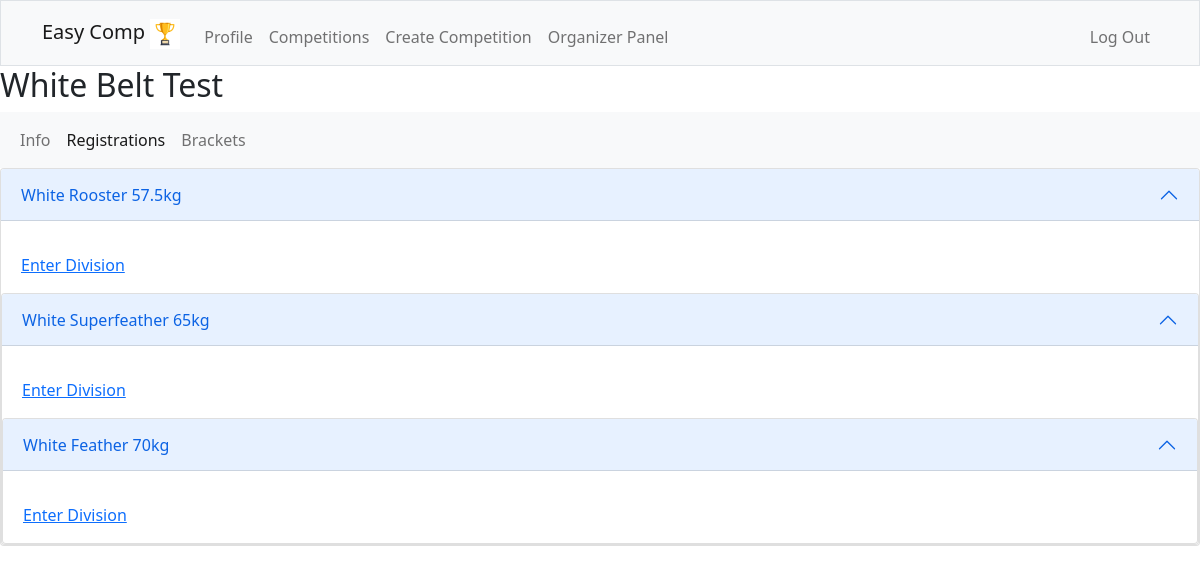
Page /registrations/White Belt Test (signed in) on the committed database.
### tables this page shows
CREATE TABLE divisions (
    id INTEGER NOT NULL,
    name TEXT NOT NULL,
    comp_id INTEGER NOT NULL,
    comp_name TEXT NOT NULL,
    PRIMARY KEY(id),
    FOREIGN KEY(comp_id) REFERENCES competitions(id)
    FOREIGN KEY(comp_name) REFERENCES competitions(name)
);

### app.py (the view)
@app.route("/registrations/<name>")
@login_required
def registrations(name):
    rows = db.execute("SELECT DISTINCT id FROM competitions WHERE name = ?", name)
    comp_id = rows[0]["id"]
    divisions = {}
    divnames = []
    divids = []
    rows = db.execute("SELECT DISTINCT id, name FROM divisions WHERE comp_id = ?", comp_id)
    for i in range(len(rows)):
        divname = rows[i]["name"]
        divnames.append(divname)
        divid = rows[i]["id"]
        divids.append(divid)
        divisions[divname] = []
    for i in range(len(divids)):
        competitors = []
        divid = divids[i]
        divname = divnames[i]
        rows = db.execute("SELECT DISTINCT firstname, lastname FROM users INNER JOIN competitors on competitors.competitor_id = users.id WHERE division_id = ?", divid)
        if len(rows) != 0:
            for j in range(len(rows)):
                competitor = (rows[j]["firstname"] + " " + rows[j]["lastname"])
                competitors.append(competitor)
            divisions[divname] = competitors
    return render_template("registrations.html", divisions=divisions, name=name)

### app.py (called while the page is built)
@app.after_request
def after_request(response):
    response.headers["Cache-Control"] = "no-cache, no-store, must-revalidate"
    response.headers["Expires"] = 0
    response.headers["Pragma"] = "no-cache"
    return response

### helpers.py (called while the page is built)
def login_required(f):
    @wraps(f)
    def decorated_function(*args, **kwargs):
        if session.get("user_id") is None:
            return redirect("/login")
        return f(*args, **kwargs)
    return decorated_function

### templates/registrations.html (shortened to what this page needs)
{% extends "layout.html" %}
{% block main %}
<h2>{{ name }}</h2>
<nav class="navbar navbar-expand-lg navbar-light bg-light">
    <div class="container-fluid">
      <div class="collapse navbar-collapse" id="navbarNavAltMarkup">
        <div class="navbar-nav">
          <a class="nav-link" href="/competition/{{ name }}">Info</a>
          <a class="nav-link active" href="/registrations/{{ name }}">Registrations</a>
          <a class="nav-link" href="/brackets/{{ name }}">Brackets</a>
        </div>
      </div>
    </div>
  </nav>
{% for division in divisions %}
<div class="accordion" id="accordionDivision">
    <div class="accordion-item">
      <h2 class="accordion-header" id="headingOne">
        <button class="accordion-button" type="button" data-bs-toggle="collapse" data-bs-target="#collapseOne" aria-expanded="true" aria-controls="collapseOne">
          {{ division }}
        </button>
      </h2>
      <div id="collapseOne" class="accordion-collapse collapse show" aria-labelledby="headingOne">
        <div class="accordion-body">
                    {% set list1 = divisions[division] %}
            <a href="/enterdivision/{{ name }}:{{ division }}">Enter Division</a>
      </div>
    </div>
{% endfor %}
{% endblock %}

### rows in the picture
divisions: name "White Rooster 57.5kg"
divisions: name "White Superfeather 65kg"
divisions: name "White Feather 70kg"

### other values in the picture
{{ name }} "White Belt Test"
